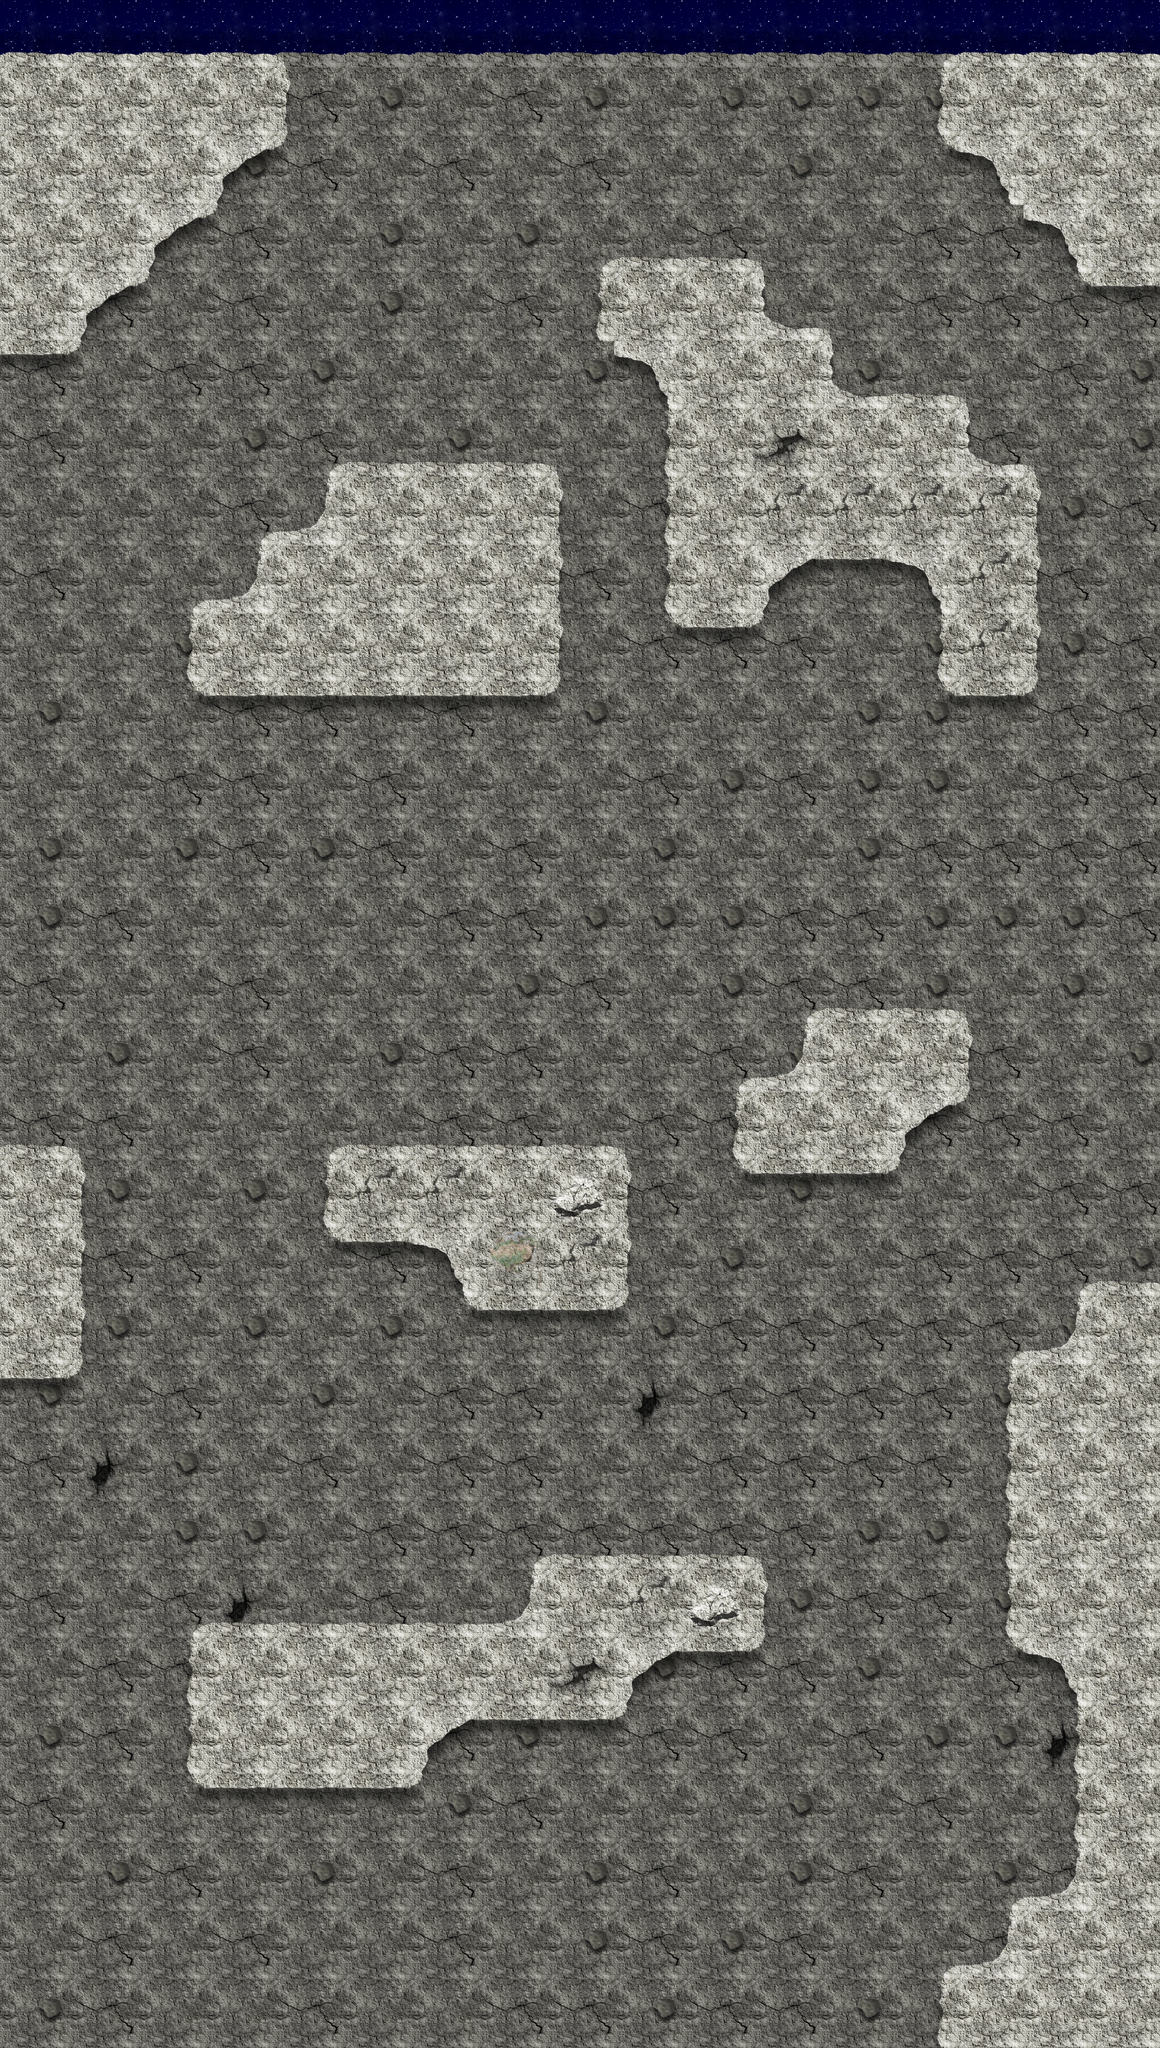

A 2D game scene composited from a Tiled map and its tileset images. What follows is a short description and the map's XML, with each tile layer's data collapsed to a summary:
An orthogonal 17x30 tile map with 128x128 px tiles, 4 tile layers (background, obstacles, top, decoration).

<map version="1.0" orientation="orthogonal" width="17" height="30" tilewidth="128" tileheight="128">
 <tileset firstgid="1" name="tiles" tilewidth="128" tileheight="128">
  <image source="tiles.png" width="768" height="512" />
 </tileset>
 <layer name="background" width="17" height="30">
  <data>[510 cells, 510 non-empty, 5 distinct tile ids]</data>
 </layer>
 <layer name="obstacles" width="17" height="30">
  <data>[510 cells, 87 non-empty, 5 distinct tile ids]</data>
 </layer>
 <layer name="top" width="17" height="30">
  <data>[510 cells, 10 non-empty, 1 distinct tile ids]</data>
 </layer>
 <layer name="decoration" width="17" height="30">
  <data>[510 cells, 154 non-empty, 13 distinct tile ids]</data>
 </layer>
</map>
